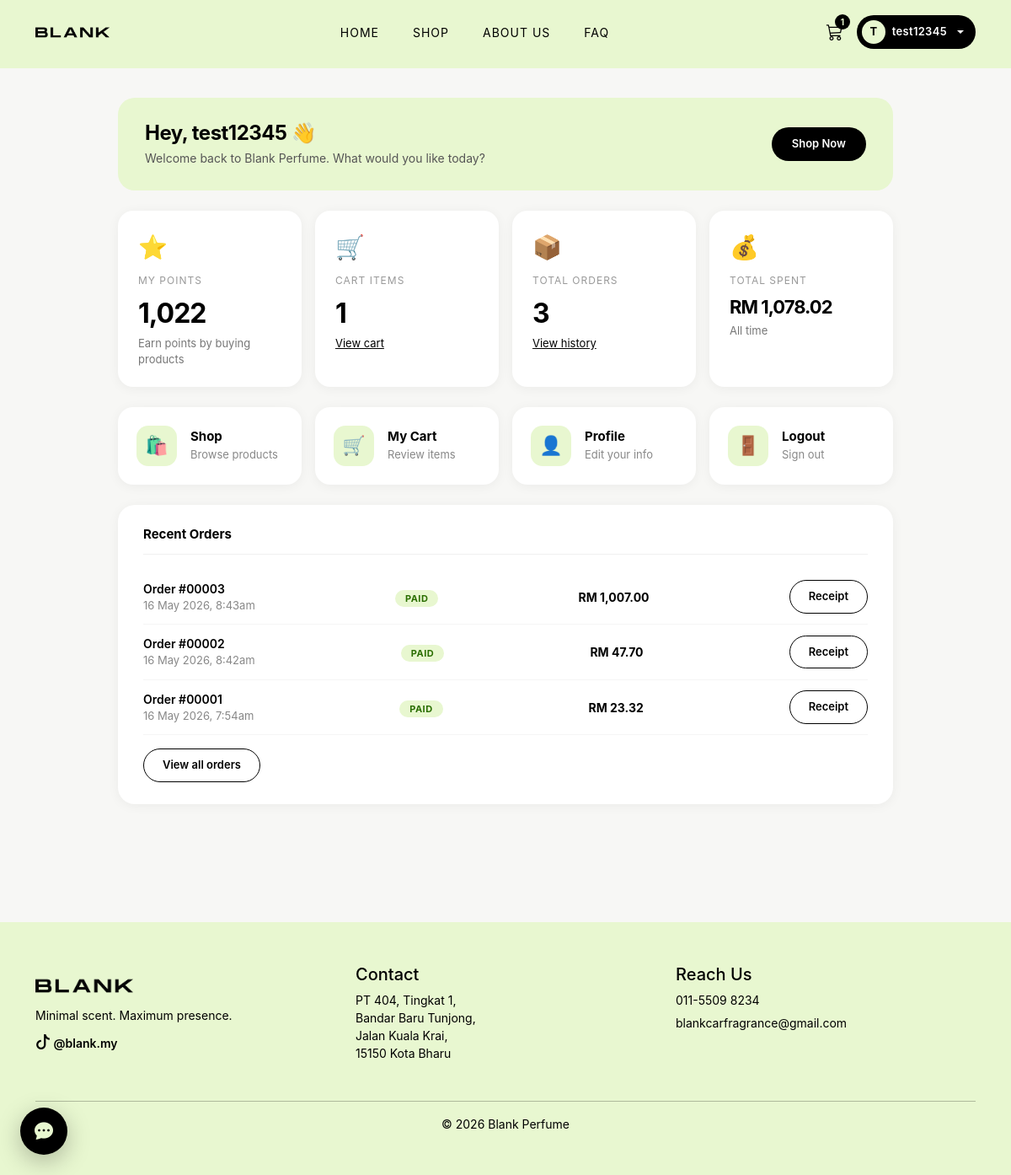
The app's page /homepage.php (signed in) with its own data.
### tables this page shows
CREATE TABLE `users` (
  `id` int(11) NOT NULL,
  `username` varchar(100) NOT NULL,
  `email` varchar(150) NOT NULL,
  `password` varchar(255) NOT NULL,
  `created_at` timestamp NOT NULL DEFAULT current_timestamp(),
  `phone` varchar(20) DEFAULT NULL,
  `address` text DEFAULT NULL
);

CREATE TABLE `user_points` (
  `id` int(11) NOT NULL,
  `user_id` int(11) NOT NULL,
  `total_points` int(11) DEFAULT 0
);

CREATE TABLE `orders` (
  `id` int(11) NOT NULL,
  `user_id` int(11) NOT NULL,
  `subtotal` decimal(10,2) NOT NULL,
  `tax` decimal(10,2) NOT NULL,
  `discount` decimal(10,2) DEFAULT 0.00,
  `total` decimal(10,2) NOT NULL,
  `voucher_code` varchar(50) DEFAULT NULL,
  `points_earned` int(11) DEFAULT 0,
  `status` enum('pending','paid','shipped','completed','cancelled') DEFAULT 'paid',
  `payment_method` varchar(50) DEFAULT 'Online Banking',
  `created_at` timestamp NOT NULL DEFAULT current_timestamp(),
  `delivery_name` varchar(150) DEFAULT NULL,
  `delivery_phone` varchar(30) DEFAULT NULL,
  `delivery_email` varchar(150) DEFAULT NULL,
  `delivery_address` text DEFAULT NULL,
  `payment_type` enum('card','fpx') DEFAULT 'card',
  `card_holder` varchar(150) DEFAULT NULL,
  `card_number_masked` varchar(30) DEFAULT NULL,
  `card_expiry` varchar(7) DEFAULT NULL,
  `card_brand` varchar(30) DEFAULT NULL,
  `fpx_bank` varchar(100) DEFAULT NULL,
  `points_redeemed` int(11) NOT NULL DEFAULT 0,
  `points_discount` decimal(10,2) NOT NULL DEFAULT 0.00
);

### homepage.php (the view, shortened to what this page needs)
<?php include "config.php"; ?>
<?php
$uid = $_SESSION['user_id'];
$pts = $conn->query("SELECT total_points FROM user_points WHERE user_id=$uid")->fetch_assoc();
$points = $pts ? $pts['total_points'] : 0;
$cc = $conn->query("SELECT SUM(quantity) as c FROM cart WHERE user_id=$uid")->fetch_assoc();
$cartCount = $cc['c'] ?? 0;
$orders = $conn->query("SELECT * FROM orders WHERE user_id=$uid ORDER BY created_at DESC LIMIT 3");
$user = $conn->query("SELECT * FROM users WHERE id=$uid")->fetch_assoc();
?>
<!DOCTYPE html>
<html lang="en">
<head>
  <link href="https://cdn.jsdelivr.net/npm/bootstrap@5.3.0/dist/css/bootstrap.min.css" rel="stylesheet">
  <link href="https://cdn.jsdelivr.net/npm/bootstrap-icons/font/bootstrap-icons.css" rel="stylesheet">
  <link rel="stylesheet" href="styles/homestyle.css">
</head>
<body>
  <?php include 'partials/navbar.php'; ?>
  <div class="page-wrap">
    <div class="greeting-bar">
      <div>
        <h2>Hey, <?php echo htmlspecialchars($user['username']); ?> 👋</h2>
        <p>Welcome back to Blank Perfume. What would you like today?</p>
      </div>
      <a href="products.php" class="btn-black">Shop Now</a>
    </div>
    <div class="row g-3 mb-4">
      <div class="col-6 col-md-3">
        <div class="stat-card">
          <div class="stat-icon">⭐</div>
          <div class="label">My Points</div>
          <div class="value"><?php echo number_format($points); ?></div>
          <div class="sub">Earn points by buying products</div>
        </div>
      </div>
      <div class="col-6 col-md-3">
        <div class="stat-card">
          <div class="stat-icon">🛒</div>
          <div class="label">Cart Items</div>
          <div class="value"><?php echo $cartCount; ?></div>
          <div class="sub"><a href="cart.php" style="color:#000;">View cart</a></div>
        </div>
      </div>
      <div class="col-6 col-md-3">
        <div class="stat-card">
          <div class="stat-icon">📦</div>
          <div class="label">Total Orders</div>
          <?php $oc = $conn->query("SELECT COUNT(*) as c FROM orders WHERE user_id=$uid")->fetch_assoc(); ?>
          <div class="value"><?php echo $oc['c']; ?></div>
          <div class="sub"><a href="profile.php#history" style="color:#000;">View history</a></div>
        </div>
      </div>
      <div class="col-6 col-md-3">
        <div class="stat-card">
          <div class="stat-icon">💰</div>
          <div class="label">Total Spent</div>
          <?php $ts = $conn->query("SELECT SUM(total) as s FROM orders WHERE user_id=$uid")->fetch_assoc(); ?>
          <div class="value" style="font-size:22px;">RM <?php echo number_format($ts['s'] ?? 0, 2); ?></div>
          <div class="sub">All time</div>
        </div>
      </div>
    </div>
    <div class="row g-3 mb-4">
      <div class="col-6 col-md-3">
        <a href="products.php" class="action-card">
          <div class="action-icon">🛍️</div>
          <div>
            <h6>Shop</h6>
            <p>Browse products</p>
          </div>
        </a>
      </div>
      <div class="col-6 col-md-3">
        <a href="cart.php" class="action-card">
          <div class="action-icon">🛒</div>
          <div>
            <h6>My Cart</h6>
            <p>Review items</p>
          </div>
        </a>
      </div>
      <div class="col-6 col-md-3">
        <a href="profile.php" class="action-card">
          <div class="action-icon">👤</div>
          <div>
            <h6>Profile</h6>
            <p>Edit your info</p>
          </div>
        </a>
      </div>
      <div class="col-6 col-md-3">
        <a href="logout.php" class="action-card">
          <div class="action-icon">🚪</div>
          <div>
            <h6>Logout</h6>
            <p>Sign out</p>
          </div>
        </a>
      </div>
    </div>
    <div class="section-card">
      <h5>Recent Orders</h5>
      <?php if ($orders->num_rows === 0): ?>
        <p class="text-muted" style="font-size:14px;">No orders yet. <a href="products.php">Start shopping!</a></p>
      <?php else:
        while ($o = $orders->fetch_assoc()): ?>
          <div class="order-row d-flex justify-content-between align-items-center flex-wrap gap-2">
            <div>
              <div style="font-weight:600;">Order #<?php echo str_pad($o['id'], 5, '0', STR_PAD_LEFT); ?></div>
              <div style="color:#888;font-size:13px;"><?php echo date('d M Y, g:ia', strtotime($o['created_at'])); ?></div>
            </div>
            <div class="text-center">
              <span class="status-badge status-<?php echo $o['status']; ?>"><?php echo ucfirst($o['status']); ?></span>
            </div>
            <div style="font-weight:700;">RM <?php echo number_format($o['total'], 2); ?></div>
            <a href="receipt.php?id=<?php echo $o['id']; ?>" class="btn-outline">Receipt</a>
          </div>
        <?php endwhile; endif; ?>
      <?php if ($orders->num_rows > 0): ?>
        <div class="mt-3"><a href="profile.php#history" class="btn-outline">View all orders</a></div>
      <?php endif; ?>
    </div>
  </div>
  <?php include 'partials/footer.php'; ?>
</body>
</html>

### styles/homestyle.css (style rules this page uses)
body { font-family: -apple-system, BlinkMacSystemFont, "SF Pro Display", "SF Pro Text", "Helvetica Neue", Arial, sans-serif; background-color: #ffffff; color: #000; overflow-x: hidden; padding-top: 80px; }
h1, h2, h3 { font-weight: 600; letter-spacing: -0.5px; }

### homepage.php (style rules this page uses)
body { background: #f7f7f5; }
.page-wrap { max-width: 960px; margin: 36px auto; padding: 0 20px 80px; }
.greeting-bar { background: #e8f7d0; border-radius: 20px; padding: 28px 32px; display: flex; align-items: center; justify-content: space-between; flex-wrap: wrap; gap: 16px; margin-bottom: 24px; }
.greeting-bar h2 { font-size: 24px; font-weight: 700; margin: 0; }
.greeting-bar p { font-size: 14px; color: #555; margin: 4px 0 0; }
.stat-card { background: #fff; border-radius: 18px; padding: 22px 24px; box-shadow: 0 2px 14px rgba(0, 0, 0, 0.05); height: 100%; }
.stat-card .label { font-size: 12px; letter-spacing: 1px; color: #999; text-transform: uppercase; }
.stat-card .value { font-size: 32px; font-weight: 700; letter-spacing: -1px; margin: 6px 0 2px; }
.stat-card .sub { font-size: 13px; color: #777; }
.stat-icon { font-size: 28px; margin-bottom: 10px; }
.action-card { background: #fff; border-radius: 18px; padding: 22px; box-shadow: 0 2px 14px rgba(0, 0, 0, 0.05); text-decoration: none; color: #000; display: flex; align-items: center; gap: 16px; transition: transform .2s, box-shadow .2s; height: 100%; }
.action-icon { width: 48px; height: 48px; border-radius: 14px; background: #e8f7d0; display: flex; align-items: center; justify-content: center; font-size: 22px; flex-shrink: 0; }
.action-card h6 { font-weight: 700; font-size: 15px; margin: 0 0 3px; }
.action-card p { font-size: 13px; color: #888; margin: 0; }
.section-card { background: #fff; border-radius: 20px; padding: 26px 30px; box-shadow: 0 2px 14px rgba(0, 0, 0, 0.05); margin-bottom: 24px; }
.section-card h5 { font-weight: 700; font-size: 15px; border-bottom: 1.5px solid #f0f0f0; padding-bottom: 14px; margin-bottom: 18px; }
.order-row { padding: 12px 0; border-bottom: 1px solid #f5f5f5; font-size: 14px; }
.status-badge { font-size: 11px; font-weight: 700; letter-spacing: .5px; padding: 3px 12px; border-radius: 999px; text-transform: uppercase; }
.status-paid { background: #e8f7d0; color: #2a6e00; }
.btn-black { background: #000; color: #fff; border: none; border-radius: 999px; padding: 10px 24px; font-size: 13px; font-weight: 600; cursor: pointer; transition: .2s; text-decoration: none; display: inline-block; }
.btn-outline { background: transparent; color: #000; border: 1.5px solid #000; border-radius: 999px; padding: 9px 22px; font-size: 13px; font-weight: 600; cursor: pointer; transition: .2s; text-decoration: none; display: inline-block; }

### records on screen
users: username "test12345"
user_points: total_points "1,022"
orders: id "00003", created_at "16 May 2026, 8:43am", status "PAID", total "1,007.00"
orders: id "00002", created_at "16 May 2026, 8:42am", status "PAID", total "47.70"
orders: id "00001", created_at "16 May 2026, 7:54am", status "PAID", total "23.32"

### other values on screen
$cart_count "1"
substr($_SESSION['username'], 0, 1) "T"
$_SESSION['username'] "test12345"
$cartCount "1"
$oc['c'] "3"
$ts['s'] "1,078.02"
